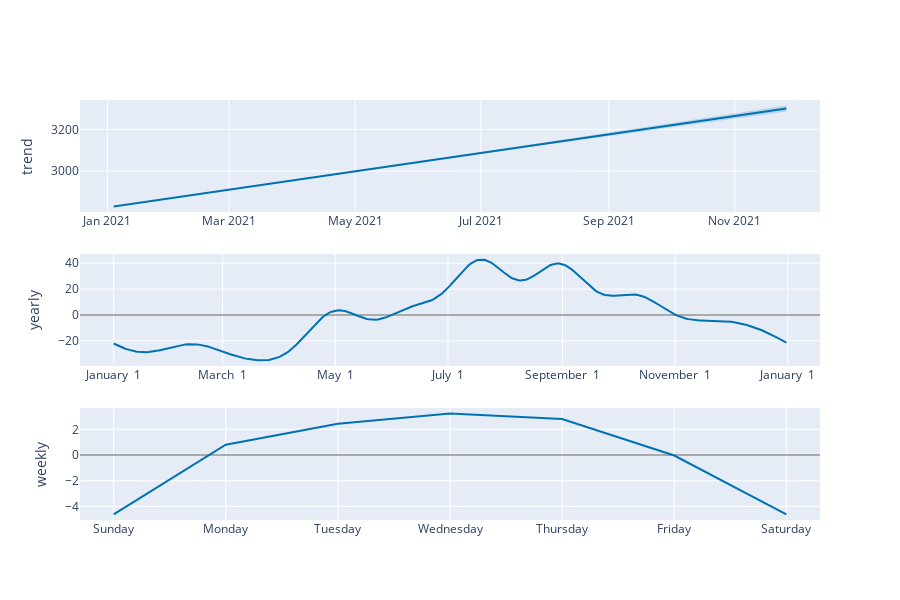

Notebook code for this chart:
### Markdown cell above
Let's see the forecast components:

### Code cell
plot_components_plotly(model, forecast)

### Figure 1 — Plotly figure (JSON) as saved in the notebook; plotly's stock layout.template omitted (floating-point values rounded to 4 significant figures; data arrays with more than 128 entries replaced by an {"elided": "..."} marker saying what was removed)
{"data": [{"line": {"color": "#0072B2", "width": 2}, "mode": "lines", "name": "trend", "type": "scatter", "x": {"elided": "228 str values"}, "xaxis": "x", "y": {"elided": "228 float values"}, "yaxis": "y"}, {"line": {"color": "rgba(0, 114, 178, 0.2)", "width": 0}, "mode": "lines", "name": "trend_upper", "type": "scatter", "x": {"elided": "228 str values"}, "xaxis": "x", "y": {"elided": "228 float values"}, "yaxis": "y"}, {"fill": "tonexty", "fillcolor": "rgba(0, 114, 178, 0.2)", "line": {"color": "rgba(0, 114, 178, 0.2)", "width": 0}, "mode": "lines", "name": "trend_lower", "type": "scatter", "x": {"elided": "228 str values"}, "xaxis": "x", "y": {"elided": "228 float values"}, "yaxis": "y"}, {"line": {"color": "#0072B2", "width": 2}, "mode": "lines", "name": "yearly", "type": "scatter", "x": {"elided": "365 str values"}, "xaxis": "x2", "y": {"elided": "365 float values"}, "yaxis": "y2"}, {"line": {"color": "#0072B2", "width": 2}, "mode": "lines", "name": "weekly", "type": "scatter", "x": ["2017-01-01T00:00:00", "2017-01-02T00:00:00", "2017-01-03T00:00:00", "2017-01-04T00:00:00", "2017-01-05T00:00:00", "2017-01-06T00:00:00", "2017-01-07T00:00:00"], "xaxis": "x3", "y": [-4.619, 0.8022, 2.444, 3.226, 2.802, -0.03703, -4.619], "yaxis": "y3"}], "layout": {"height": 600, "showlegend": false, "width": 900, "xaxis": {"anchor": "y", "domain": [0, 1], "range": ["2020-12-18T16:48:00", "2021-12-12T07:12:00"], "type": "date"}, "xaxis2": {"anchor": "y2", "domain": [0, 1], "range": ["2016-12-13T18:54:02.958904115", "2018-01-18T11:04:57.863013581"], "tickformat": "%B %e", "type": "date"}, "xaxis3": {"anchor": "y3", "domain": [0, 1], "range": ["2016-12-31T16:48:00", "2017-01-07T07:12:00"], "tickformat": "%A", "type": "date"}, "yaxis": {"anchor": "x", "domain": [0.7333, 1], "rangemode": "normal", "title": {"text": "trend"}, "zerolinecolor": "#AAA"}, "yaxis2": {"anchor": "x2", "domain": [0.3667, 0.6333], "title": {"text": "yearly"}, "zerolinecolor": "#AAA"}, "yaxis3": {"anchor": "x3", "domain": [0, 0.2667], "title": {"text": "weekly"}, "zerolinecolor": "#AAA"}}}
